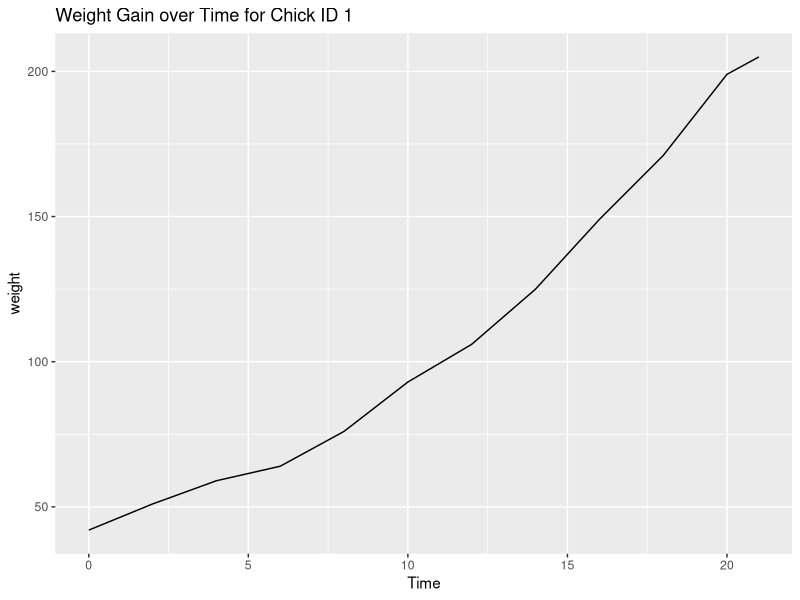
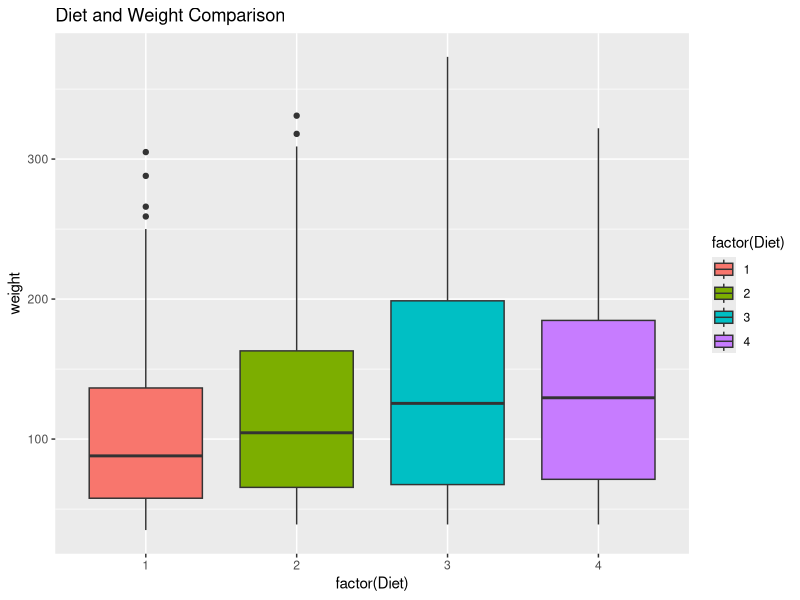

The R source for these figures, in order:
#Göksu Kaya

# Libraries
library(ggplot2)
library(dplyr)

# Load dataset
data(ChickWeight)
ChickWeight

# Check for missing values
if (anyNA(ChickWeight)) {
  ChickWeight <- na.omit(ChickWeight) 
  print("NA values removed.")
} else {
  print("There are no missing values in the 'ChickWeight' dataset.")
}

# Line plot showing weight gain over time for Chick ID 1 
ggplot(subset(ChickWeight, Chick == 1), aes(x = Time, y = weight)) +
  geom_line() +
  labs(title = "Weight Gain over Time for Chick ID 1")

# Boxplot for 'Diet' and 'weight' columns 
ggplot(ChickWeight, aes(x = factor(Diet), y = weight, fill = factor(Diet))) +
  geom_boxplot() +
  labs(title = "Diet and Weight Comparison")

# Data manipulation 
# Grouping by 'Diet' and summarizing 'weight' for each diet group
ChickWeight %>%
  group_by(Diet) %>%
  summarise(avg_weight = mean(weight),
            max_weight = max(weight))

# Creating a new column 'weight_gain' 
ChickWeight <- ChickWeight %>%
  mutate(weight_gain = weight - lag(weight, default = first(weight)))
head(ChickWeight)
